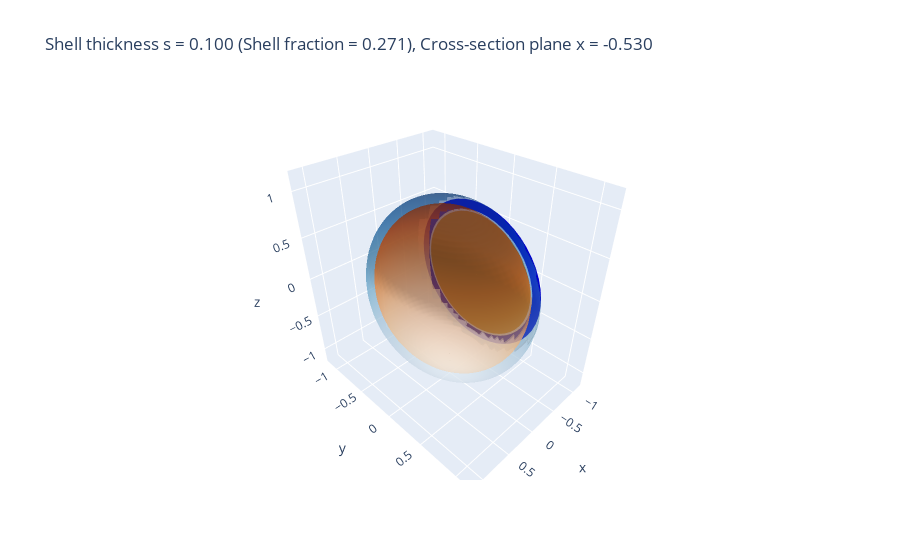

Here is the notebook cell this chart was saved with:
### Markdown cell above
## Visualization of Sphere in 3D

### Code cell
import numpy as np
import plotly.graph_objects as go
import ipywidgets as widgets
from IPython.display import display, clear_output

# Function that generates the Plotly figure.
def generate_fig(s, X_cut):
    # --- Outer and Inner Spheres ---
    num_phi = 50
    num_theta = 50
    phi = np.linspace(0, np.pi, num_phi)
    theta = np.linspace(0, 2*np.pi, num_theta)
    phi, theta = np.meshgrid(phi, theta)
    
    # Outer sphere (radius 1)
    x_outer = np.sin(phi) * np.cos(theta)
    y_outer = np.sin(phi) * np.sin(theta)
    z_outer = np.cos(phi)
    # Only show points with x >= X_cut
    mask_outer = x_outer < X_cut
    x_outer[mask_outer] = np.nan
    y_outer[mask_outer] = np.nan
    z_outer[mask_outer] = np.nan
    
    # Inner sphere (radius = 1 - s)
    r_inner = 1 - s
    x_inner = r_inner * np.sin(phi) * np.cos(theta)
    y_inner = r_inner * np.sin(phi) * np.sin(theta)
    z_inner = r_inner * np.cos(phi)
    mask_inner = x_inner < X_cut
    x_inner[mask_inner] = np.nan
    y_inner[mask_inner] = np.nan
    z_inner[mask_inner] = np.nan
    
    # --- Cross-Section Surfaces at x = X_cut ---
    # Cross section for the outer sphere:
    if X_cut**2 < 1:
        R_outer = np.sqrt(1 - X_cut**2)
    else:
        R_outer = 0
    
    # Cross section for the inner sphere:
    if X_cut**2 < (r_inner**2):
        R_inner_cut = np.sqrt(r_inner**2 - X_cut**2)
    else:
        R_inner_cut = 0
    
    # Create a polar grid for the cross-section (in the y–z plane)
    num_r = 50
    num_ang = 50
    r_vals = np.linspace(0, R_outer, num_r)
    ang_vals = np.linspace(0, 2*np.pi, num_ang)
    r_grid, ang_grid = np.meshgrid(r_vals, ang_vals)
    y_disc = r_grid * np.cos(ang_grid)
    z_disc = r_grid * np.sin(ang_grid)
    x_disc = X_cut * np.ones_like(y_disc)
    
    # Inner disc: for r <= R_inner_cut (inner volume)
    y_inner_disc = np.where(r_grid <= R_inner_cut, y_disc, np.nan)
    z_inner_disc = np.where(r_grid <= R_inner_cut, z_disc, np.nan)
    x_inner_disc = X_cut * np.ones_like(y_inner_disc)
    
    # Outer disc: for r >= R_inner_cut (shell)
    y_outer_annulus = np.where(r_grid >= R_inner_cut, y_disc, np.nan)
    z_outer_annulus = np.where(r_grid >= R_inner_cut, z_disc, np.nan)
    x_outer_annulus = X_cut * np.ones_like(y_outer_annulus)
    
    # Compute the shell volume fraction for a unit sphere in 3D.
    frac = 1 - (1 - s)**3
    

    traces = []
    # Outer sphere
    traces.append(go.Surface(
        x=x_outer, y=y_outer, z=z_outer,
        colorscale='Blues',
        showscale=False,
        opacity=0.5,
        name='Outer Sphere'
    ))
    # Inner sphere
    traces.append(go.Surface(
        x=x_inner, y=y_inner, z=z_inner,
        colorscale='Oranges',
        showscale=False,
        opacity=0.5,
        name='Inner Surface'
    ))
    # Cross-section inner disc (inner volume)
    traces.append(go.Surface(
        x=x_inner_disc, y=y_inner_disc, z=z_inner_disc,
        colorscale=[[0, 'orange'], [1, 'orange']],
        showscale=False,
        opacity=1.0,
        name='Inner Volume (Cut)'
    ))
    # Cross-section outer annulus (shell)
    traces.append(go.Surface(
        x=x_outer_annulus, y=y_outer_annulus, z=z_outer_annulus,
        colorscale=[[0, 'blue'], [1, 'blue']],
        showscale=False,
        opacity=1.0,
        name='Shell (Cut)'
    ))
    
    layout = go.Layout(
        title=f"Shell thickness s = {s:.3f} (Shell fraction = {frac:.3f}), Cross-section plane x = {X_cut:.3f}",
        scene=dict(
            xaxis=dict(range=[-1.2, 1.2]),
            yaxis=dict(range=[-1.2, 1.2]),
            zaxis=dict(range=[-1.2, 1.2]),
            aspectmode='data'
        )
    )
    
    fig = go.Figure(data=traces, layout=layout)
    return fig

# Create an Output widget to hold the plot. (wegen jupyter notebook)
out = widgets.Output()
display(out)

# Update function to refresh the plot in the output widget. Wenn nicht werden mehrere generiert
def update_plot(s, X_cut):
    with out:
        clear_output(wait=True)
        fig = generate_fig(s, X_cut)
        fig.show()

# Create two sliders for s and X_cut.
s_slider = widgets.FloatSlider(min=0, max=0.5, step=0.01, value=0.1, description='Shell thickness s')
X_cut_slider = widgets.FloatSlider(min=-1, max=1, step=0.01, value=0.0, description='Cut plane x')

# Use interactive_output to tie the sliders to update_plot.
ui = widgets.HBox([s_slider, X_cut_slider])
interactive_plot = widgets.interactive_output(update_plot, {'s': s_slider, 'X_cut': X_cut_slider})

# Display the sliders and the output.
display(ui, out)

### Figure 1 — Plotly figure (JSON) as saved in the notebook; plotly's stock layout.template omitted (floating-point values rounded to 4 significant figures; data arrays with more than 128 entries replaced by an {"elided": "..."} marker saying what was removed)
{"data": [{"colorscale": [[0, "rgb(247,251,255)"], [0.125, "rgb(222,235,247)"], [0.25, "rgb(198,219,239)"], [0.375, "rgb(158,202,225)"], [0.5, "rgb(107,174,214)"], [0.625, "rgb(66,146,198)"], [0.75, "rgb(33,113,181)"], [0.875, "rgb(8,81,156)"], [1, "rgb(8,48,107)"]], "name": "Outer Sphere", "opacity": 0.5, "showscale": false, "type": "surface", "x": {"elided": "50x50 float values"}, "y": {"elided": "50x50 float values"}, "z": {"elided": "50x50 float values"}}, {"colorscale": [[0, "rgb(255,245,235)"], [0.125, "rgb(254,230,206)"], [0.25, "rgb(253,208,162)"], [0.375, "rgb(253,174,107)"], [0.5, "rgb(253,141,60)"], [0.625, "rgb(241,105,19)"], [0.75, "rgb(217,72,1)"], [0.875, "rgb(166,54,3)"], [1, "rgb(127,39,4)"]], "name": "Inner Surface", "opacity": 0.5, "showscale": false, "type": "surface", "x": {"elided": "50x50 float values"}, "y": {"elided": "50x50 float values"}, "z": {"elided": "50x50 float values"}}, {"colorscale": [[0, "orange"], [1, "orange"]], "name": "Inner Volume (Cut)", "opacity": 1, "showscale": false, "type": "surface", "x": {"elided": "50x50 float values"}, "y": {"elided": "50x50 float values"}, "z": {"elided": "50x50 float values"}}, {"colorscale": [[0, "blue"], [1, "blue"]], "name": "Shell (Cut)", "opacity": 1, "showscale": false, "type": "surface", "x": {"elided": "50x50 float values"}, "y": {"elided": "50x50 float values"}, "z": {"elided": "50x50 float values"}}], "layout": {"scene": {"aspectmode": "data", "xaxis": {"range": [-1.2, 1.2]}, "yaxis": {"range": [-1.2, 1.2]}, "zaxis": {"range": [-1.2, 1.2]}}, "title": {"text": "Shell thickness s = 0.100 (Shell fraction = 0.271), Cross-section plane x = -0.530"}}}
